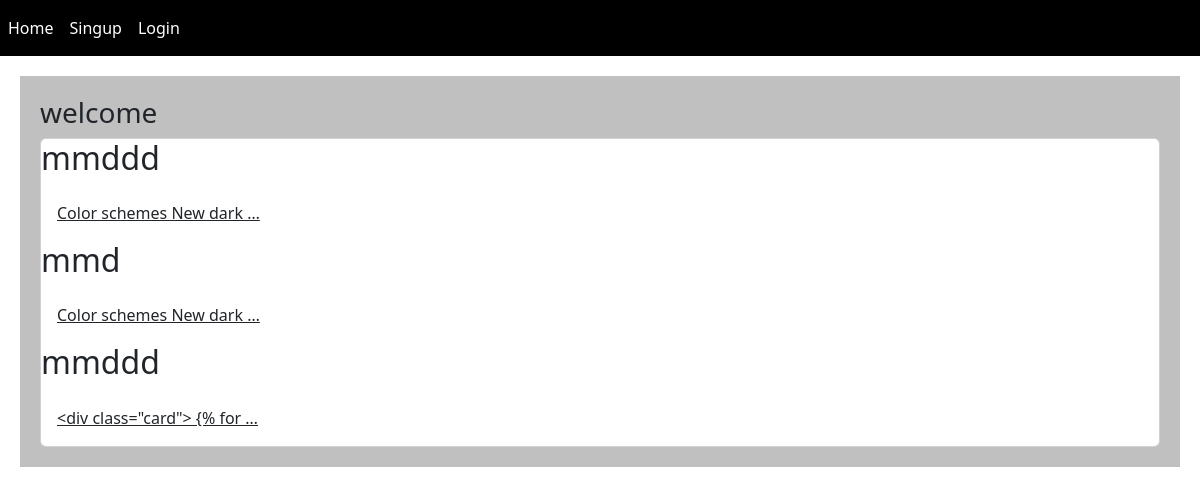
The page / on the database its author committed.
### home/models.py (models this page shows, shortened)
class Post(models.Model):
    user = models.ForeignKey(User,on_delete=models.CASCADE)
    image = models.ImageField(upload_to="image")
    body = models.TextField()
    slug = models.SlugField()
    created = models.DateTimeField(auto_now_add=True)
    updated = models.DateTimeField(auto_now = True)

### home/views.py (the view)
# urls.py: path('',views.HomeView.as_view(), name='home'),
class HomeView(View):
    def get(self,request):
        posts = Post.objects.all()
        return render(request,'home/index.html', {'posts':posts})

### home/templates/home/index.html
{% extends 'base.html' %}
    {% block content %}
        <h3> welcome </h3>
        <div class="card">
            {% for post in posts %}
            <h2> {{post.user}} </h2>
            <a href="{% url 'home:post_detail' post.id post.slug %}" class="card-body"> {{post.body|truncatewords:4}} </a>
            {% endfor %}
        </div>
    {% endblock %}

### templates/base.html (shortened to what this page needs)
<!DOCTYPE html>
<html lang="en">
    <head>
        <link
            href="https://cdn.jsdelivr.net/npm/bootstrap@5.3.0-alpha3/dist/css/bootstrap.min.css"
            rel="stylesheet"
>
    </head>
    <body>
        {% include 'inc/navbar.html' %}
        <div class="jumbotron">
        {% block content %} {% endblock %}
        </div>
    </body>
</html>

### templates/inc/navbar.html (shortened to what this page needs)
<nav class="navbar navbar-expand-lg navbar-black bg-black">
        <div class="navbar-nav">
            <a class="nav-link active" style="color: white;"  href="{% url 'home:home' %}">Home</a>
            {% if request.user.is_authenticated %}
            <a class="nav-link active" style="color: white;"  href="{% url 'account:user-profile' request.user.id %}">Profile</a>
            <a class="nav-link active" style="color: white;"  href="{% url 'account:user-logout'  %}">Logout</a>
            {% else %}
            <a class="nav-link active"  style="color: white;" href="{% url 'account:user-singup'  %}">Singup</a>
            <a class="nav-link active"  style="color: white;" href="{% url 'account:user-login'  %}">Login</a>
            {% endif %}
      </div>
  </nav>

### templates/base.html (style rules this page uses)
.jumbotron { padding: 20px; margin: 20px; background-color: silver; }

### rows shown on the page
Post: user "mmddd", body "Color schemes New dark …"
Post: user "mmd", body "Color schemes New dark …"
Post: user "mmddd", body "<div class=\"card\"> {% for …"
